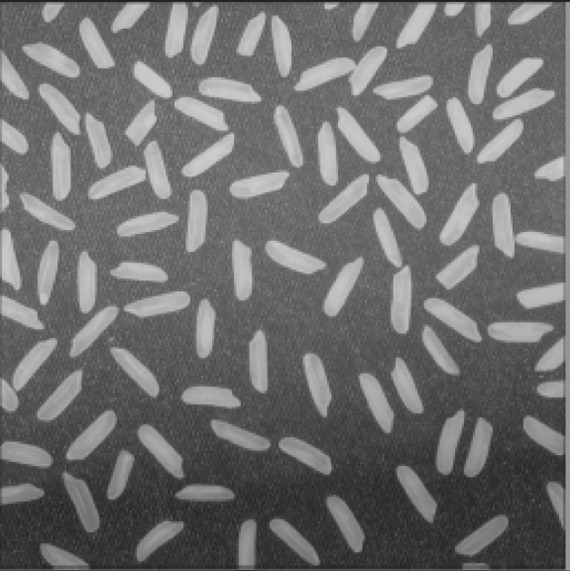
%> input picture LAB2/Picture3.jpg, 570 x 571 px, given in place of Picture4_1.jpg, which was not available
$ octave p4.m   (GNU Octave 9; MATLAB toolbox functions it lacks are replaced by stand-ins)
%> lines starting %> are read from the running program, lines starting %| are printed output that depends on the picture; pictures that were not available may be replaced by others from this repository, and a replacement may not be noted

input_img = imread('Picture4_1.jpg');
%> input_img is the input picture: size 571x570x3 uint8; mean R, G, B 110.5, 110.5, 110.5
ref_img = imread('Picture4_2.jpg');
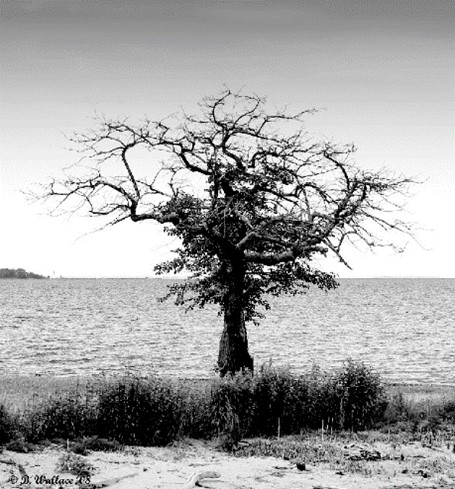
%> input picture LAB2/Picture4_2.jpg, 455 x 489 px
%> ref_img is the input picture: size 489x455x3 uint8; mean R, G, B 166.5, 166.5, 166.5

if size(input_img, 3) == 3
    input_img = rgb2gray(input_img);
%> input_img: size 571x570 uint8
end
if size(ref_img, 3) == 3
    ref_img = rgb2gray(ref_img);
%> ref_img: size 489x455 uint8
end

input_hist = imhist(input_img);
%> input_hist = 256 values, max 7487 at index 106, min 0 at index 1, mean 1271.4
ref_hist = imhist(ref_img);
%> ref_hist = 256 values, max 15467 at index 256, min 247 at index 43, mean 869.1


matched_img = imhistmatch(input_img, ref_img);
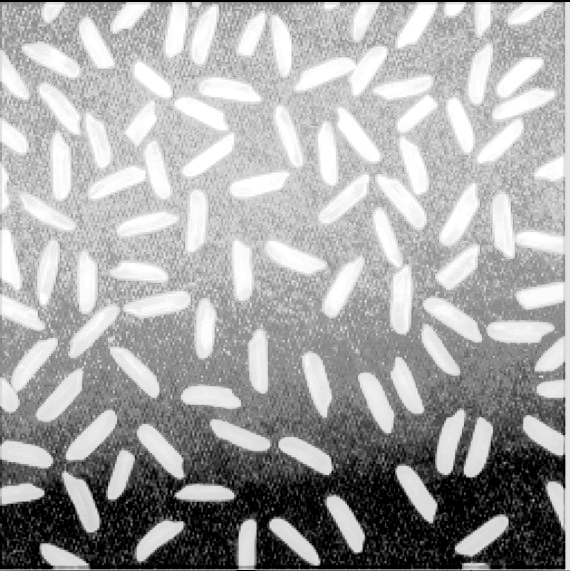
%> matched_img: size 571x570 uint8; min 0, max 255, mean 165.7


figure;

subplot(3, 3, 1);
imshow(input_img);
title('Original Input Image');

% Display reference image
subplot(3, 3, 2);
imshow(ref_img);
title('Reference Image');

subplot(3, 3, 3);
imshow(matched_img);
title('Matched Output Image');

subplot(3, 3, 4);
bar(input_hist);
title('Histogram: Original Input');

subplot(3, 3, 5);
bar(ref_hist);
title('Histogram: Reference Image');

subplot(3, 3, 6);
bar(imhist(matched_img));
title('Histogram: Matched Output');
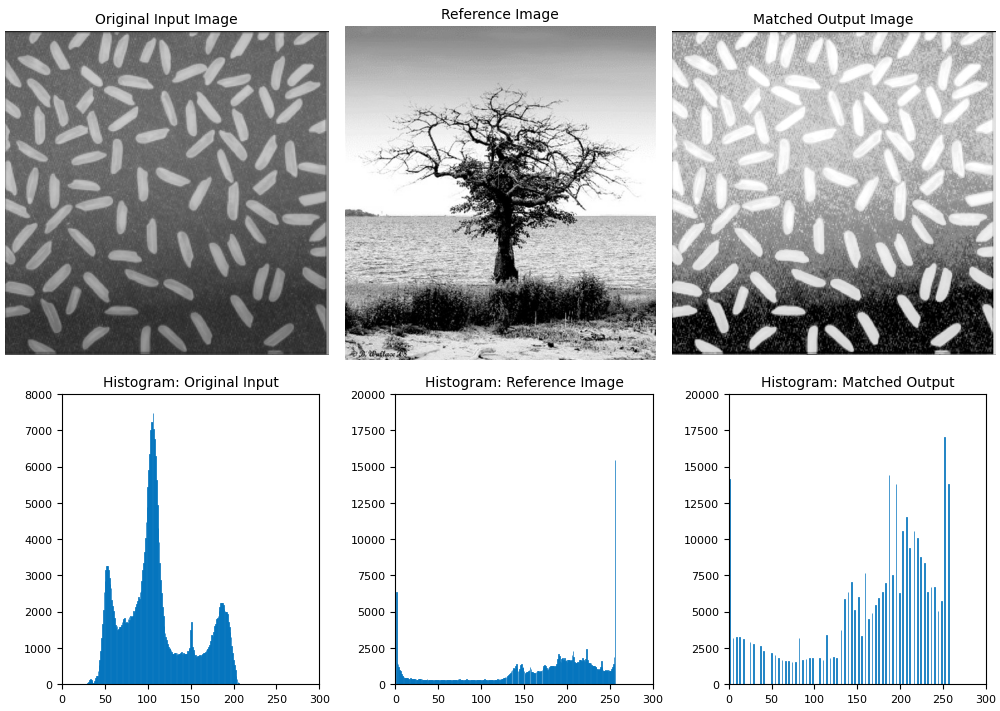
%> figure redrawn from the program's plot data, 6 panels
